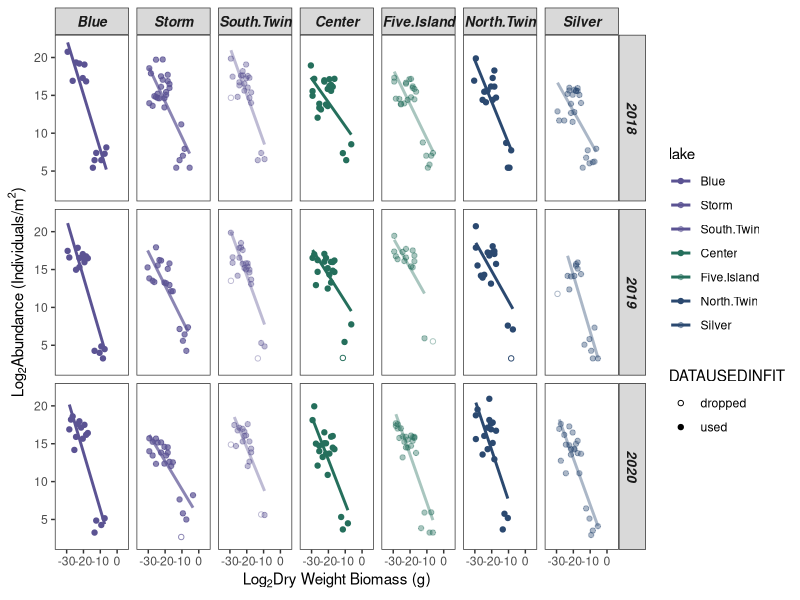
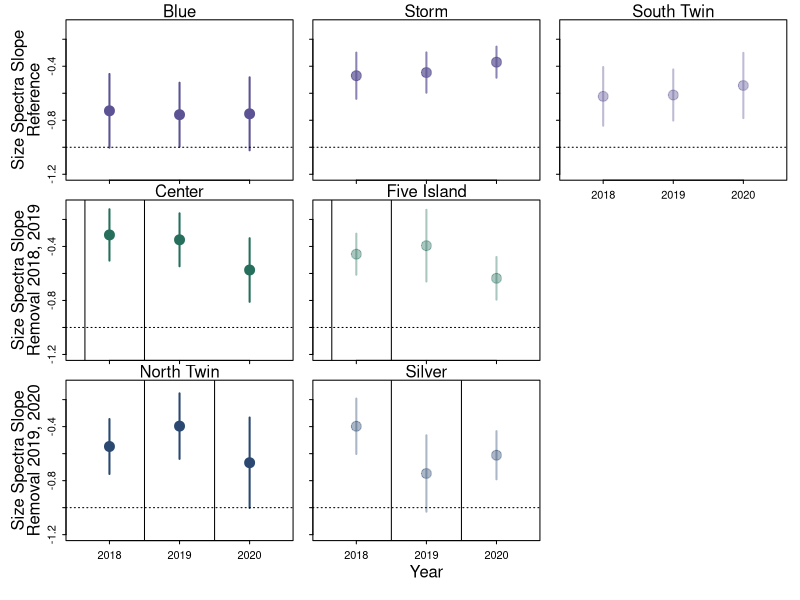

These charts were generated, in order, by the following R code:
# Succinct Code for Grace # 

# Set working directory to wherever .csv file is # 

# Dataset 1 = sizespectra_fig2-fits_springsummer.csv
# Datset 2 = fitsdata_summary-table.csv 

# Plotting Figure 2 #=====================
#### Size Spectrum analysis of all lakes with slopes ####
# Output graphs with linear fits # 
library(ggplot2)
library(tidyverse)

output_for_plot = read_csv('sizespectra_output-for-plot.csv') # Data used to plot figure 2 
output_for_plot$lake = factor(output_for_plot$lake, levels = c('Blue','Storm', 'South.Twin', 'Center', 'Five.Island', 'North.Twin','Silver'))

# Output graphs with linear fits # 
# Reference - no removal # Blue, South Twin, Storm
ref_col_18 = rgb(91, 83, 147, max = 255, alpha = 100) 
ref_col_19 = rgb(91, 83, 147, max = 255, alpha = 180)
ref_col_20 = rgb(91, 83, 147, max = 255, alpha = 255)

# null, removal, removal # North Twin, Silver
nrr_col_18 = rgb(43, 73, 112, max = 255, alpha = 100) 
nrr_col_19 = rgb(43, 73, 112, max = 255, alpha = 180)
nrr_col_20 = rgb(43, 73, 112, max = 255, alpha = 255)

# removal, removal, null # Center, Five Island 
rrn_col_18 = rgb(37, 111, 92, max = 255, alpha = 100) 
rrn_col_19 = rgb(37, 111, 92, max = 255, alpha = 180)
rrn_col_20 = rgb(37, 111, 92, max = 255, alpha = 255)

# transparent 
transparent = rgb(255,255,255, max=255, alpha = 0)

windows(width = 9, height = 4)
plot_ssa2 = 
  ggplot(output_for_plot, 
         aes(BINMID_LOG, DENS_LOG, shape = DATAUSEDINFIT, color = lake)) + 
  geom_point(size = 1.5) + 
  scale_shape_manual(values = c(1,19)) +
  ylim (2, 22) +
  xlim (-35, 5) +
  facet_grid(year ~ lake) + 
  
  labs( x = expression ( paste ( 'Log'[2], 'Dry Weight Biomass (g)') ), 
        y = expression ( paste ( 'Log'[2], 'Abundance (Individuals/m'^2,')' ) ) ) +
  scale_color_manual(values = c(ref_col_20, ref_col_19, ref_col_18,
                                rrn_col_20, rrn_col_18,
                                nrr_col_20, nrr_col_18)) +
  theme_bw() + 
  theme ( panel.grid.major = element_blank(),
          panel.grid.minor = element_blank(), 
          legend.background = element_blank(),
          legend.key = element_blank(),
          strip.text.x = element_text(size = 10, face = 'bold.italic' ),
          strip.text.y = element_text(size = 10, face = 'bold.italic' ) ) +
  geom_smooth( data = output_for_plot %>% filter(DATAUSEDINFIT == 'used') %>% subset ( fitmax & fitmin), 
               method = lm, se = FALSE)
#+ 
# geom_label(data = output_for_plot, aes(x=-7, y=PLACEMENT, label = format ( round( slope, 2 ), 2) ), show.legend = FALSE)
plot_ssa2


# Plotting Figure 3 #==========================
# Load in data # 
library(tidyverse)
library(lubridate)

# Datasets you'll need # 
fits_dat = read_csv('fitsdata_summary-table.csv') # For Figure 3 - longer version of short output with all fits and slopes 
fits_dat 


# Color # 
# ========= PLOTTING COLORS ===== # 
# Color gradation # 
black18 = rgb(0,0,0, max = 255, alpha = 100)
black19 = rgb(0,0,0, max = 255, alpha = 180)
black20 = rgb(0,0,0, max = 255, alpha = 255)

# Reference - no removal # Blue, South Twin, Storm
ref_col_18 = rgb(91, 83, 147, max = 255, alpha = 100) 
ref_col_19 = rgb(91, 83, 147, max = 255, alpha = 180)
ref_col_20 = rgb(91, 83, 147, max = 255, alpha = 255)

# null, removal, removal # North Twin, Silver
nrr_col_18 = rgb(43, 73, 112, max = 255, alpha = 100) 
nrr_col_19 = rgb(43, 73, 112, max = 255, alpha = 180)
nrr_col_20 = rgb(43, 73, 112, max = 255, alpha = 255)

# removal, removal, null # Center, Five Island 
rrn_col_18 = rgb(37, 111, 92, max = 255, alpha = 100) 
rrn_col_19 = rgb(37, 111, 92, max = 255, alpha = 180)
rrn_col_20 = rgb(37, 111, 92, max = 255, alpha = 255)

# transparent 
transparent = rgb(255,255,255, max=255, alpha = 0)

## REFERENCE ##======================
# Window for checking plot 
windows(height = 6, width = 6) 

# Will create plot in whatever file path you set  
#pdf(file = "C:/Users/tjbut/Box Sync/Butts_Dissertation/Hort Chapter/Figures/Hort_Figure3.pdf", 
# height = 8, 
#width = 6)

# Set dimensions for figure array # 
par(mfrow =c(3,3), mar = c(0.5,1,1,0.5), oma = c(4,4,.5,.5))
par(tcl = -0.25)
par(mgp = c(2, 0.6, 0))

max(fits_dat$slp_u95ci)
min(fits_dat$slp_l95ci)

# BLUE # 
blue_dat = fits_dat %>% 
  filter(lake == 'Blue') 
blue_dat

plot(slope~year, data = blue_dat, pch = 19, ylim = c(-1.2, -0.10),   xlim = c(2017.5, 2020.5), cex = 2, col = ref_col_20, xaxt = 'n')
arrows(x0=blue_dat$year, y0=blue_dat$slp_l95ci, 
       x1=blue_dat$year, y1=blue_dat$slp_u95ci, code = 3, angle=90, length=0, lwd = 2, col = ref_col_20)
axis(side = 1, at = c(2018, 2019, 2020), labels = F)
abline(h = -1, lty =3) 
mtext('Size Spectra Slope', side = 2, line = 3)
mtext('Reference', side = 2, line = 1.8)
mtext('Blue', side = 3, line = 0)

# STORM # 
storm.su_dat = fits_dat %>%
  filter(lake == 'Storm') 
storm.su_dat

plot(slope~year, data = storm.su_dat, pch = 19, ylim = c(-1.2, -0.10),  xlim = c(2017.5, 2020.5), cex = 2, col = ref_col_19, col.axis = transparent, xaxt = 'n')
arrows(x0=storm.su_dat$year, y0=storm.su_dat$slp_l95ci, col = ref_col_19,
       x1=storm.su_dat$year, y1=storm.su_dat$slp_u95ci, code = 3, angle=90, length=0, lwd = 2)
axis(side = 1, at = c(2018, 2019, 2020), labels = F)
abline(h = -1, lty =3)
mtext(side=3, 'Storm', line = 0)
# storm.sp_dat = fits_dat %>%
#   filter(lake == 'Storm') %>%
#   filter(season == 'spring')
# storm.sp_dat
# 
# points(slope~year, data = storm.sp_dat, pch = 22, ylim = c(-1.2, -0.10),  xlim = c(2017.5, 2020.5), cex = 2, col = ref_col_19)
# arrows(x0=storm.sp_dat$year, y0=storm.sp_dat$slope-storm.sp_dat$slp_se,
#        x1=storm.sp_dat$year, y1=storm.sp_dat$slope+storm.sp_dat$slp_se, code = 3, angle=90, length=0)


# SOUTH TWIN # 
st.su_dat = fits_dat %>%
  filter(lake == 'South.Twin') 
st.su_dat

plot(slope~year,data = st.su_dat, pch = 19, ylim = c(-1.2, -0.10),  xlim = c(2017.5, 2020.5), cex = 2, col = ref_col_18, xaxt='n', col.axis = transparent)
arrows(x0=st.su_dat$year, y0=st.su_dat$slp_l95ci, col = ref_col_18,
       x1=st.su_dat$year, y1=st.su_dat$slp_u95ci, code = 3, angle=90, length=0, lwd = 2)
axis(side = 1, at = c(2018, 2019, 2020), labels = T)
abline(h = -1, lty =3)
mtext(side = 3, 'South Twin', line = 0)


## RRN ##======================
# CENTER # 
center.su_dat = fits_dat %>%
  filter(lake == 'Center') 
center.su_dat

plot(slope~year, data = center.su_dat, pch = 19, ylim = c(-1.2, -0.10),  xlim = c(2017.5, 2020.5), cex = 2, col = rrn_col_20, xaxt = 'n')
arrows(x0=center.su_dat$year, y0=center.su_dat$slp_l95ci, col = rrn_col_20,
       x1=center.su_dat$year, y1=center.su_dat$slp_u95ci, code = 3, angle=90, length=0, lwd = 2)
axis(side = 1, at = c(2018, 2019, 2020), labels = F)
mtext('Size Spectra Slope', side = 2, line = 3)
mtext('Removal 2018, 2019', side = 2, line = 1.8)
mtext(side =3, 'Center', line = 0 )
abline(h = -1, lty =3)
abline(v = 2017.65)
abline(v = 2018.5)

# FIVE ISLAND # 
five.island.su_dat = fits_dat %>%
  filter(lake == 'Five.Island') 
five.island.su_dat

plot(slope~year, data = five.island.su_dat, pch = 19, ylim = c(-1.2, -0.10),  xlim = c(2017.5, 2020.5), cex = 2, col = rrn_col_18, xaxt = 'n', col.axis = transparent)
arrows(x0=five.island.su_dat$year, y0=five.island.su_dat$slp_l95ci, col = rrn_col_18,
       x1=five.island.su_dat$year, y1=five.island.su_dat$slp_u95ci, code = 3, angle=90, length=0, lwd = 2)
axis(side = 1, at = c(2018, 2019, 2020), labels = F)
mtext(side = 3, 'Five Island', line = 0)
abline(h = -1, lty =3)
abline(v = 2017.65)
abline(v = 2018.5)


#empty plot 
plot(1, type = "n", xlab = "", yaxt = 'n', xaxt='n',
     ylab = "", xlim = c(0, 5), 
     ylim = c(0, 5), col.axis = transparent, bty = 'n')
# legend("center", legend =c('summer', 'spring'), pch=c(20,22), pt.cex=3, cex=1.5, bty='n',
#        col = 'gray60')

## NRR ##==========================
# NORTH TWIN # 
north.twin.su_dat = fits_dat %>%
  filter(lake == 'North.Twin') 
north.twin.su_dat

plot(slope~year, data = north.twin.su_dat, pch = 19, ylim = c(-1.2, -0.10),  xlim = c(2017.5, 2020.5), cex = 2, col = nrr_col_20, xaxt = 'n')
arrows(x0=north.twin.su_dat$year, y0=north.twin.su_dat$slp_l95ci, col = nrr_col_20,
       x1=north.twin.su_dat$year, y1=north.twin.su_dat$slp_u95ci, code = 3, angle=90, length=0, lwd = 2)
axis(side = 1, at = c(2018, 2019, 2020), labels = T)
mtext('Size Spectra Slope', side = 2, line = 3)
mtext('Removal 2019, 2020', side = 2, line = 1.8)
mtext(side =3, 'North Twin', line = 0)

# north.twin.sp_dat = fits_dat %>%
#   filter(lake == 'North.Twin') %>% 
#   filter(season == 'spring')

abline(h = -1, lty =3)
abline(v = 2018.5)
abline(v = 2019.5)

# SILVER # 
silver.su_dat = fits_dat %>%
  filter(lake == 'Silver') 
silver.su_dat

plot(slope~year, data = silver.su_dat, pch = 19, ylim = c(-1.2, -0.10),  xlim = c(2017.5, 2020.5), cex = 2, col = nrr_col_18, xaxt = 'n', col.axis = transparent)
arrows(x0=silver.su_dat$year, y0=silver.su_dat$slp_l95ci, col = nrr_col_18,
       x1=silver.su_dat$year, y1=silver.su_dat$slp_u95ci, code = 3, angle=90, length=0, lwd = 2)
axis(side = 1, at = c(2018, 2019, 2020), labels = T)
mtext(side = 3, 'Silver', line = 0)
mtext(side = 1, 'Year', line = 2)

abline(h = -1, lty =3)
abline(v = 2018.5)
abline(v = 2019.5)

